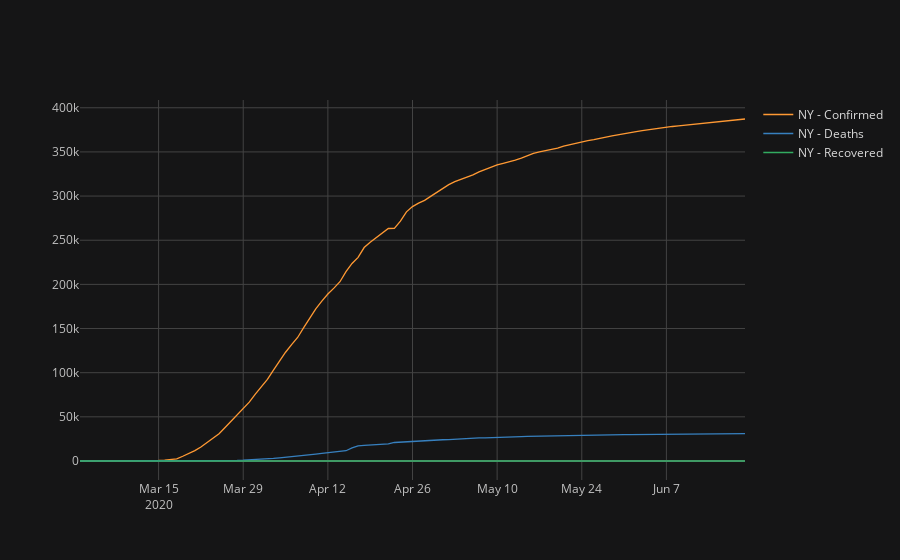

Notebook code for this chart:
### Code cell
state_df.iplot(theme='solar')
